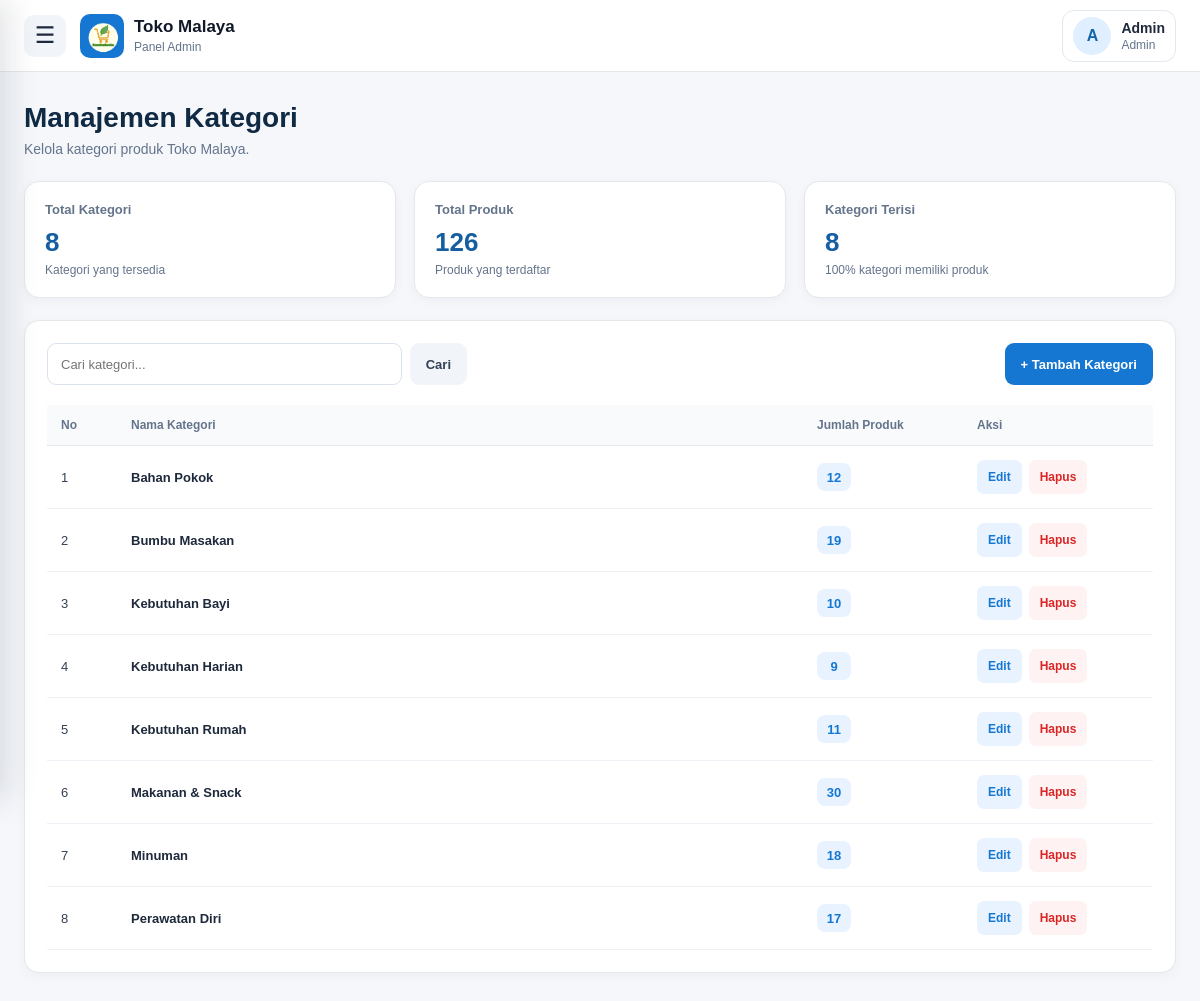
The app's page /admin/kategori.php (signed in) with its own data.
### tables this page shows
CREATE TABLE `kategori` (
  `id_kategori` int(11) NOT NULL,
  `nama_kategori` varchar(100) NOT NULL
);

### admin/kategori.php (the view, shortened to what this page needs)
<?php
include "../config/database.php";
function e($value) {
    return htmlspecialchars((string)$value, ENT_QUOTES, 'UTF-8');
}
$nama_user = $_SESSION['nama'] ?? 'Admin';
$keyword = trim($_GET['q'] ?? '');
if ($keyword !== '') {
    $like = '%' . $keyword . '%';
    $stmt = mysqli_prepare(
        $conn,
        "SELECT
            k.id_kategori,
            k.nama_kategori,
            COUNT(b.id_barang) AS jumlah_produk
         FROM kategori k
         LEFT JOIN barang b ON b.id_kategori = k.id_kategori
         WHERE k.nama_kategori LIKE ?
         GROUP BY k.id_kategori, k.nama_kategori
         ORDER BY k.nama_kategori ASC"
    );
    mysqli_stmt_bind_param($stmt, "s", $like);
    mysqli_stmt_execute($stmt);
    $result_kategori = mysqli_stmt_get_result($stmt);
} else {
    $result_kategori = mysqli_query(
        $conn,
        "SELECT
            k.id_kategori,
            k.nama_kategori,
            COUNT(b.id_barang) AS jumlah_produk
         FROM kategori k
         LEFT JOIN barang b ON b.id_kategori = k.id_kategori
         GROUP BY k.id_kategori, k.nama_kategori
         ORDER BY k.nama_kategori ASC"
    );
}
$total_kategori = 0;
$q_total = mysqli_query($conn, "SELECT COUNT(*) AS total FROM kategori");
if ($q_total) {
    $total_kategori = (int)(mysqli_fetch_assoc($q_total)['total'] ?? 0);
}
$total_produk = 0;
$q_produk = mysqli_query($conn, "SELECT COUNT(*) AS total FROM barang");
if ($q_produk) {
    $total_produk = (int)(mysqli_fetch_assoc($q_produk)['total'] ?? 0);
}
$total_kategori_terisi = 0;
$q_terisi = mysqli_query(
    $conn,
    "SELECT COUNT(DISTINCT id_kategori) AS total
     FROM barang
     WHERE id_kategori IS NOT NULL"
);
if ($q_terisi) {
    $total_kategori_terisi = (int)(mysqli_fetch_assoc($q_terisi)['total'] ?? 0);
}
$persen_kategori = $total_kategori > 0
    ? round(($total_kategori_terisi / $total_kategori) * 100)
    : 0;
?>
<!DOCTYPE html>
<html lang="id">
<head>
</head>
<body class="<?= isset($_GET['embed']) ? 'embedded-mode' : '' ?>">
<header class="topbar">
    <div class="topbar-left">
        <button type="button" class="hamburger" onclick="toggleMenu()">☰</button>
        <a href="dashboard.php" class="brand">
            <div class="brand-logo">
                <img src="../assets/SembakoKu (1).png" alt="Toko Malaya">
            </div>
            <div class="brand-text">
                <strong>Toko Malaya</strong>
                <span>Panel Admin</span>
            </div>
        </a>
    </div>
    <div class="top-user">
        <div class="top-avatar">
            <?= e(strtoupper(substr($nama_user, 0, 1))) ?>
        </div>
        <div class="top-user-info">
            <strong><?= e($nama_user) ?></strong>
            <span>Admin</span>
        </div>
    </div>
</header>
<main class="main">
    <div class="page-header">
        <h1>Manajemen Kategori</h1>
        <p>Kelola kategori produk Toko Malaya.</p>
    </div>
    <section class="stats">
        <div class="stat-card">
            <span class="stat-title">Total Kategori</span>
            <div class="stat-number"><?= number_format($total_kategori) ?></div>
            <div class="stat-desc">Kategori yang tersedia</div>
        </div>
        <div class="stat-card">
            <span class="stat-title">Total Produk</span>
            <div class="stat-number"><?= number_format($total_produk) ?></div>
            <div class="stat-desc">Produk yang terdaftar</div>
        </div>
        <div class="stat-card">
            <span class="stat-title">Kategori Terisi</span>
            <div class="stat-number"><?= number_format($total_kategori_terisi) ?></div>
            <div class="stat-desc"><?= $persen_kategori ?>% kategori memiliki produk</div>
        </div>
    </section>
    <section class="content-card">
        <div class="toolbar">
            <form method="GET" class="search-form">
                <input
                    type="text"
                    name="q"
                    value="<?= e($keyword) ?>"
                    placeholder="Cari kategori..."
                >
                <button type="submit" class="btn btn-light">Cari</button>
            </form>
            <button type="button" class="btn btn-primary" onclick="openTambah()">
                + Tambah Kategori
            </button>
        </div>
        <div class="table-wrap">
            <table>
                <thead>
                    <tr>
                        <th width="70">No</th>
                        <th>Nama Kategori</th>
                        <th width="160">Jumlah Produk</th>
                        <th width="190">Aksi</th>
                    </tr>
                </thead>
                <tbody>
                <?php
                $no = 1;
                if ($result_kategori && mysqli_num_rows($result_kategori) > 0):
                    while ($row = mysqli_fetch_assoc($result_kategori)):
                ?>
                    <tr>
                        <td><?= $no++ ?></td>
                        <td>
                            <span class="category-name">
                                <?= e($row['nama_kategori']) ?>
                            </span>
                        </td>
                        <td>
                            <span class="count-badge">
                                <?= number_format((int)$row['jumlah_produk']) ?>
                            </span>
                        </td>
                        <td>
                            <div class="actions">
                                <button
                                    type="button"
                                    class="action-btn btn-edit"
                                    onclick='openEdit(
                                        <?= (int)$row["id_kategori"] ?>,
                                        <?= json_encode($row["nama_kategori"]) ?>
                                    )'
                                >
                                    Edit
                                </button>
                                <a
                                    href="kategori.php?hapus=<?= (int)$row['id_kategori'] ?>"
                                    class="action-btn btn-delete"
                                    style="display:flex;align-items:center;text-decoration:none;"
                                    onclick="return confirm('Yakin ingin menghapus kategori ini?');"
                                >
                                    Hapus
                                </a>
                            </div>
                        </td>
                    </tr>
                <?php
                    endwhile;
                endif; ?>
                </tbody>
            </table>
        </div>
    </section>
</main>
</body>
</html>

### admin/kategori.php (style rules this page uses)
* { box-sizing: border-box; margin: 0; padding: 0; }
body { font-family: Arial, Helvetica, sans-serif; background: #f5f7fb; color: #1e293b; }
button, input { font-family: inherit; }
.topbar { height: 72px; background: #fff; border-bottom: 1px solid #e5e7eb; display: flex; align-items: center; justify-content: space-between; padding: 0 24px; position: sticky; top: 0; z-index: 900; }
.topbar-left { display: flex; align-items: center; gap: 14px; }
.hamburger { width: 42px; height: 42px; border: none; border-radius: 10px; background: #f1f5f9; color: #1e293b; font-size: 23px; cursor: pointer; }
.brand { display: flex; align-items: center; gap: 10px; text-decoration: none; color: #111827; }
.brand-logo, .drawer-logo { width: 44px; height: 44px; border-radius: 10px; background: #1677d2; display: flex; align-items: center; justify-content: center; overflow: hidden; }
.brand-logo img, .drawer-logo img { width: 100%; height: 100%; object-fit: contain; }
.brand-text { display: flex; flex-direction: column; line-height: 1.2; }
.brand-text strong { font-size: 17px; font-weight: 800; }
.brand-text span { font-size: 12px; color: #64748b; margin-top: 3px; }
.top-user { display: flex; align-items: center; gap: 10px; padding: 6px 10px; border: 1px solid #e2e8f0; border-radius: 12px; }
.top-avatar, .drawer-avatar { border-radius: 50%; background: #e0efff; color: #1265a7; display: flex; align-items: center; justify-content: center; font-weight: 800; }
.top-avatar { width: 38px; height: 38px; }
.top-user-info, .drawer-user-info { display: flex; flex-direction: column; }
.top-user-info strong { font-size: 14px; }
.top-user-info span, .drawer-user-info span { font-size: 12px; color: #64748b; margin-top: 2px; }
.main { max-width: 1200px; margin: auto; padding: 30px 24px 50px; }
.page-header { margin-bottom: 24px; }
.page-header h1 { font-size: 28px; color: #102a43; margin-bottom: 7px; }
.page-header p { color: #64748b; font-size: 14px; }
.stats { display: grid; grid-template-columns: repeat(3, 1fr); gap: 18px; margin-bottom: 22px; }
.stat-card { background: #fff; border: 1px solid #e5e7eb; border-radius: 15px; padding: 20px; box-shadow: 0 3px 12px rgba(15, 23, 42, .04); }
.stat-title { display: block; color: #64748b; font-size: 13px; font-weight: 600; margin-bottom: 10px; }
.stat-number { font-size: 26px; font-weight: 800; color: #155fa0; }
.stat-desc { margin-top: 5px; font-size: 12px; color: #64748b; }
.content-card { background: #fff; border: 1px solid #e5e7eb; border-radius: 15px; padding: 22px; box-shadow: 0 3px 12px rgba(15, 23, 42, .04); }
.toolbar { display: flex; align-items: center; justify-content: space-between; gap: 14px; margin-bottom: 20px; }
.search-form { display: flex; flex: 1; max-width: 420px; gap: 8px; }
.search-form input { width: 100%; height: 42px; border: 1px solid #dbe4ee; border-radius: 9px; padding: 0 13px; outline: none; font-size: 13px; }
.btn { min-height: 42px; border: none; border-radius: 9px; padding: 0 16px; cursor: pointer; font-size: 13px; font-weight: 700; }
.btn-primary { background: #1677d2; color: #fff; }
.btn-light { background: #f1f5f9; color: #334155; }
.btn-edit { background: #e8f3ff; color: #1677d2; }
.btn-delete { background: #fef2f2; color: #dc2626; }
.table-wrap { width: 100%; overflow-x: auto; }
table { width: 100%; border-collapse: collapse; }
thead th { background: #f8fafc; color: #64748b; font-size: 12px; font-weight: 800; text-align: left; padding: 13px 14px; border-bottom: 1px solid #e5e7eb; }
tbody td { padding: 14px; border-bottom: 1px solid #eef2f7; font-size: 13px; color: #334155; }
.category-name { font-weight: 700; color: #1e293b; }
.count-badge { display: inline-flex; align-items: center; justify-content: center; min-width: 34px; height: 28px; padding: 0 9px; background: #e8f3ff; color: #1677d2; border-radius: 8px; font-weight: 800; }
.actions { display: flex; gap: 7px; }
.action-btn { min-height: 34px; padding: 0 11px; border: none; border-radius: 7px; cursor: pointer; font-size: 12px; font-weight: 700; }

### records on screen
kategori: nama_kategori "Bahan Pokok", jumlah_produk "12"
kategori: nama_kategori "Bumbu Masakan", jumlah_produk "19"
kategori: nama_kategori "Kebutuhan Bayi", jumlah_produk "10"
kategori: nama_kategori "Kebutuhan Harian", jumlah_produk "9"
kategori: nama_kategori "Kebutuhan Rumah", jumlah_produk "11"
kategori: nama_kategori "Makanan & Snack", jumlah_produk "30"
kategori: nama_kategori "Minuman", jumlah_produk "18"
kategori: nama_kategori "Perawatan Diri", jumlah_produk "17"

### other values on screen
substr($nama_user, 0, 1) "A"
$nama_user "Admin"
$total_kategori "8"
$total_produk "126"
$total_kategori_terisi "8"
$persen_kategori "100"
